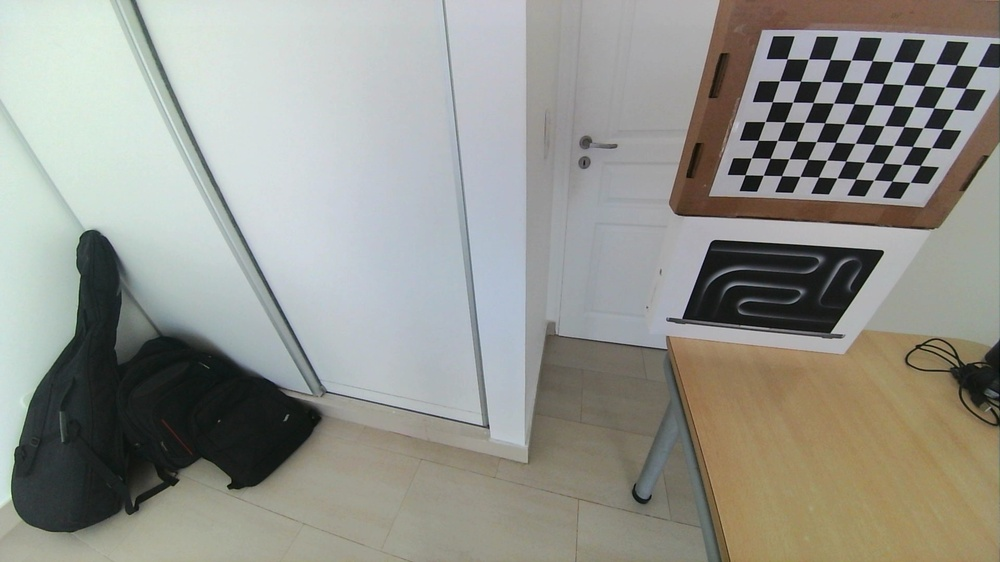
#> input picture Reunion-2/tp2_reconstruccion_3d_o3d/data/stereo/calib/calib_left_0.jpg, 1000 x 562 px, shrunk from 1920 x 1080 before the run; its folder holds only this picture in this run
$ python mono.py   (older library calls are emulated)
#> lines starting #> are read from the running program, lines starting #| are printed output that depends on the picture
### Reunion-2/tp2_reconstruccion_3d_o3d/calib.py
import numpy as np
import cv2
import glob


# [50 lines left out: function draw_checkerboard, not called in this run]


def detect_board(CHECKERBOARD, gray, criteria=None, subpix_win=(5, 5)):

    # shape = gray.shape[::-1]
    # gray = cv2.blur(gray, (5, 5))

    # Find the chess board corners
    # If desired number of corners are found in the image then ret = true
    ret, corners = cv2.findChessboardCorners(
        gray,
        CHECKERBOARD,
        cv2.CALIB_CB_ADAPTIVE_THRESH + cv2.CALIB_CB_FAST_CHECK + cv2.CALIB_CB_NORMALIZE_IMAGE
    )

    if ret:
        # we've found the corners
        # let's refine its coordinates
        # objpoints.append(objp)
        if criteria is None:
            criteria = (cv2.TERM_CRITERIA_EPS + cv2.TERM_CRITERIA_MAX_ITER, 30, 0.001)

        # refining pixel coordinates for given 2d points.
        corners = cv2.cornerSubPix(gray, corners, subpix_win, (-1, -1), criteria)
        # pass
        # imgpoints.append(corners2)

    return ret, corners


def board_points(checkerboard):
    # Defining the world coordinates for 3D points
    objp = np.zeros((1, checkerboard[0] * checkerboard[1], 3), np.float32)
    objp[0, :, :2] = np.mgrid[0:checkerboard[0], 0:checkerboard[1]].T.reshape(-1, 2)

    return objp


# [85 lines left out: functions detect_boards, do_calib, not called in this run]


# [13 lines that do not run on import are left out]

### Reunion-2/tp2_reconstruccion_3d_o3d/utils.py

def np_print(np_array):
    h, w = np_array.shape
    if h == 1 or w == 1:
        num_fmt = "{:.6f}"
    else:
        num_fmt = "{:.3f}"

    str_array = "[\n" + ",\n".join([
        "\t[" + ",\t".join([num_fmt.format(v).rjust(10, ' ') for v in row]) + "]"
        for row in np_array
    ]) + "\n]"
    ret = "np.array(" + str_array + ")"
    return ret


def numeric_sort(file_name):
    return int(file_name.split("_")[-1].split(".")[0])

### Reunion-2/tp2_reconstruccion_3d_o3d/mono.py
import glob
import os
import cv2
import pickle
import calib
from utils import numeric_sort, np_print


def calibrate(
        calib_images_directory,
        checkerboard,
        square_size,
        output_file,
):
    checkerboard = checkerboard
    checkerboard_world_points_mm = square_size * calib.board_points(checkerboard)

    files_pattern = "*.jpg"

    file_names = sorted(
        glob.glob(
            os.path.join(calib_images_directory, files_pattern)
        ),
        key=numeric_sort
    )


    num_images = len(file_names)

    image_size = None

    images_points = []
    world_points_mm = []

    for file_name in file_names:

        print("processing", file_name)

        # images
        image = cv2.imread(file_name, cv2.IMREAD_GRAYSCALE)

        # get the images sizes
        size = (image.shape[1], image.shape[0])

        if image_size is None:
            # remembers the images size
            image_size = size
        else:
            if image_size != size:
                raise Exception(f"there are images with different sizes: {image_size} vs {size}")

        # finds the checkerboard in each image
        found, corners = calib.detect_board(checkerboard, image)

        if not found:
            print("warning, checkerboard was not found")
            continue

        images_points.append(corners)
        world_points_mm.append(checkerboard_world_points_mm)

    if len(images_points) < 10:
        print("not enough images found. can't calibrate")

    world_points_mm = [p.reshape(-1, 3) for p in world_points_mm]
    images_points = [p.reshape(-1, 2) for p in images_points]

    ret, K, dist, rvecs, tvecs = cv2.calibrateCamera(
        world_points_mm,
        images_points,
        image_size, None, None
    )

    to_print = [

        "# Camera Intrinsics:",
        ("K", K),
        ("dist", dist),


    ]
    print("# CALIBRATION")
    for line in to_print:

        if isinstance(line, str):
            print(line)
        else:
            var_name, np_array = line
            print(f"{var_name} = {np_print(np_array)}\n")

    calibration_results = {
        'K': K,
        'dist': dist,
        "image_size": image_size
    }

    with open(output_file, "wb") as f:
        f.write(pickle.dumps(calibration_results))

    return calibration_results

def create_rectifying_maps(
    calibration_results,
    output_file,
):

    K = calibration_results['K']
    dist = calibration_results['dist']
    image_size = calibration_results['image_size']

    alpha = 0
    new_K, roi = cv2.getOptimalNewCameraMatrix(K, dist, image_size, alpha, image_size)

    print("creating undistortion maps...")
    map_x, map_y = cv2.initUndistortRectifyMap(K, dist, None, new_K, image_size, cv2.CV_32FC1)

    maps = {

        # undistorting maps
        "map_x": map_x,
        "map_y": map_y,

        "image_size": image_size

    }

    with open(output_file, "wb") as f:
        f.write(pickle.dumps(maps))

    return maps


def do_calibration(
        checkerboard,
        square_size,
        calib_images_dir,
        calib_results_dir
):
    calib_file = os.path.join(calib_results_dir, "mono_calibration.pkl")
    undistort_maps_file = os.path.join(calib_results_dir, "mono_maps.pkl")

    print("calibrating...")
    if os.path.exists(
            calib_file
    ):
        with open(calib_file, "rb") as f:
            calib_results = pickle.loads(f.read())
    else:
        calib_results = calibrate(
            calib_images_dir,
            checkerboard,
            square_size,
            calib_file
        )
#> in calibrate, `image = cv2.imread(file_name, cv2.IMREAD_GRAYSCALE)`:
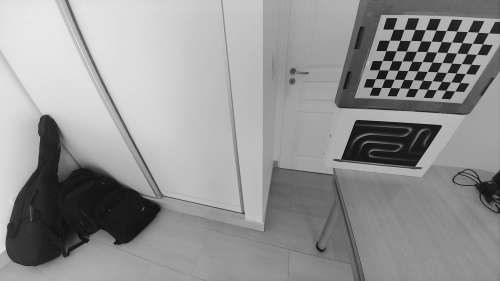
#> image: shape (562, 1000) (shown at 1/2 size); min 0, max 235, mean 147.2
#> in detect_board, `ret, corners = cv2.findChessboardCorners( gray, CHECKERBOARD, cv2.CALI..`: ret = True; corners = 70 rows, first 8: [787, 58.86], [808.4, 59.13], [830, 59.45], [851.2, 60.07], [872.1, 60.7], [892.8, 61.54], [914.1, 62.55], [935.4, 63.74]
#> in detect_board, `corners = cv2.cornerSubPix(gray, corners, subpix_win, (-1, -1), criter..`: corners = 70 rows, first 8: [787, 58.83], [808.4, 59.13], [829.9, 59.43], [851.2, 60.1], [872.2, 60.67], [892.8, 61.54], [914.2, 62.53], [935.4, 63.76]
#> in calibrate, `found, corners = calib.detect_board(checkerboard, image)`: found = True
#> in calibrate, `images_points = [p.reshape(-1, 2) for p in images_points]`: images_points = 1 point arrays, longest 70 points
#> in calibrate, `ret, K, dist, rvecs, tvecs = cv2.calibrateCamera( world_points_mm, ima..`: ret = 0.284; K = [[376.7, 0, 482.2], [0, 382, 313.8], [0, 0, 1]]; dist = [[0.0074, -0.0358, -0.00629, -0.0019, 0.00684]]; rvecs = ([0.77, 0.276, 0.0138],); tvecs = ([374, -304.1, 449.9],)
#> in calibrate, `to_print = [  "# Camera Intrinsics:", ("K", K), ("dist", dist),   ]`: to_print = ['# Camera Intrinsics:', ('K', [[376.7, 0, 482.2], [0, 382, 313.8], [0, 0, 1]]), ('dist', [[0.0074, -0.0358, -0.00629, -0.0019, 0.00684]])]
#> the loop in calibrate, `for line in to_print: ` made 3 passes
#> (var_name, np_array, h in np_print, w in np_print, num_fmt in np_print) on passes 2 to 3: ('K', [[376.7, 0, 482.2], [0, 382, 313.8], [0, 0, 1]], 3, 3, '{:.3f}'), ('dist', [[0.0074, -0.0358, -0.00629, -0.0019, 0.00684]], 1, 5, '{:.6f}')
#> (printed output is left out)
#> in calibrate, `calibration_results = { 'K': K, 'dist': dist, "image_size": image_size }`: calibration_results = {'K': [[376.7, 0, 482.2], [0, 382, 313.8], [0, 0, 1]], 'dist': [[0.0074, -0.0358, -0.00629, -0.0019, 0.00684]], 'image_size': (1000, 562)}
#> calib_results has the same summary as calibration_results in calibrate

    print("computing undistortion maps...")
    if os.path.exists(
            undistort_maps_file
    ):
        with open(undistort_maps_file, "rb") as f:
            maps = pickle.loads(f.read())
    else:
        maps = create_rectifying_maps(
            calib_results,
            undistort_maps_file
        )
#> in create_rectifying_maps, `K = calibration_results['K']`: K = [[376.7, 0, 482.2], [0, 382, 313.8], [0, 0, 1]]
#> in create_rectifying_maps, `dist = calibration_results['dist']`: dist = [[0.0074, -0.0358, -0.00629, -0.0019, 0.00684]]
#> in create_rectifying_maps, `image_size = calibration_results['image_size']`: image_size = (1000, 562)
#> in create_rectifying_maps, `new_K, roi = cv2.getOptimalNewCameraMatrix(K, dist, image_size, alpha,..`: new_K = [[347.2, 0, 471.1], [0, 380.7, 310.8], [0, 0, 1]]; roi = (0, 0, 999, 561)
#> in create_rectifying_maps, `map_x, map_y = cv2.initUndistortRectifyMap(K, dist, None, new_K, image..`:
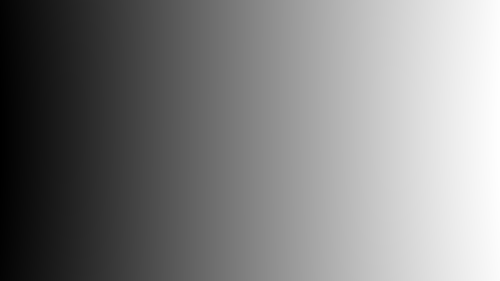
#> map_x: shape (562, 1000) float32 (shown at 1/2 size); min -0.0316, max 999, mean 508.7; drawn with min black and max white
#> in create_rectifying_maps, `map_x, map_y = cv2.initUndistortRectifyMap(K, dist, None, new_K, image..`:
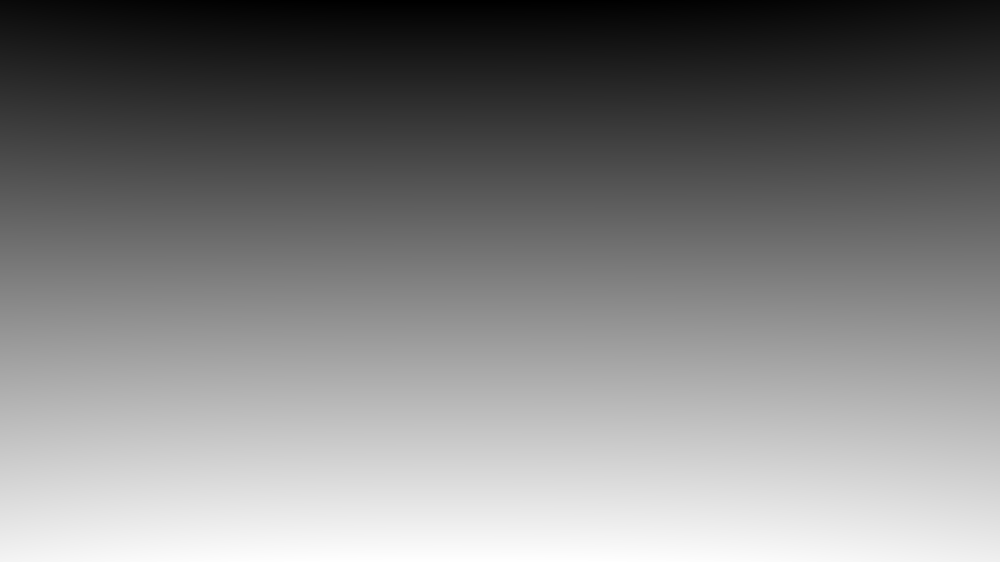
#> map_y: shape (562, 1000) float32; min -0.12, max 561.1, mean 281.5; drawn with min black and max white
#> maps = 3 items

    return calib_results, maps


def undistort(calib_results, maps, input_dir, output_dir):

    image_size = calib_results['image_size']
    map_x = maps['map_x']
    map_y = maps['map_y']

    files_pattern = "*.jpg"


    file_names = sorted(
        glob.glob(
            os.path.join(input_dir, files_pattern)
        ),
        key=numeric_sort
    )

    for file_name in file_names:

        print("processing", file_name)

        # read image
        image = cv2.imread(file_name, cv2.IMREAD_GRAYSCALE)

        # get the images sizes
        size = (image.shape[1], image.shape[0])

        if size != image_size:
            raise Exception(f"capture images sizes differ from calibration?: {size} / calib {image_size}")

        image_rectified = cv2.remap(image, map_x, map_y, cv2.INTER_LINEAR)

        rfile_name = "rect_" + os.path.split(file_name)[1]
        output_file = os.path.join(output_dir, rfile_name)

        print(f"writting undistorted image {rfile_name}...")
        cv2.imwrite(output_file, image_rectified)


if __name__ == "__main__":
    # calibration parameters
    calib_images_dir = "data/mono/calib"
    calib_results_dir = "data/mono"
    checkerboard = (10, 7)
    square_size = 24.2

    # captures
    #captures_dir = "data/mono/captures/budha_board"
    #rectified_dir = "data/mono/captures/rect_budha_board"

    captures_dir = "data/mono/captures/budha_sfm"
    rectified_dir = "data/mono/captures/rect_budha_sfm"

    calib_results, maps = do_calibration(
        checkerboard=checkerboard,
        square_size=square_size,
        calib_images_dir=calib_images_dir,
        calib_results_dir=calib_results_dir
    )
#> calib_results has the same summary as calibration_results in calibrate; maps = 3 items

    undistort(
        calib_results,
        maps,
        captures_dir,
        rectified_dir
    )
#> in undistort, `image_size = calib_results['image_size']`: image_size = (1000, 562)

$ run again, on Reunion-2/tp2_reconstruccion_3d_o3d/data/stereo/calib/calib_left_12.jpg
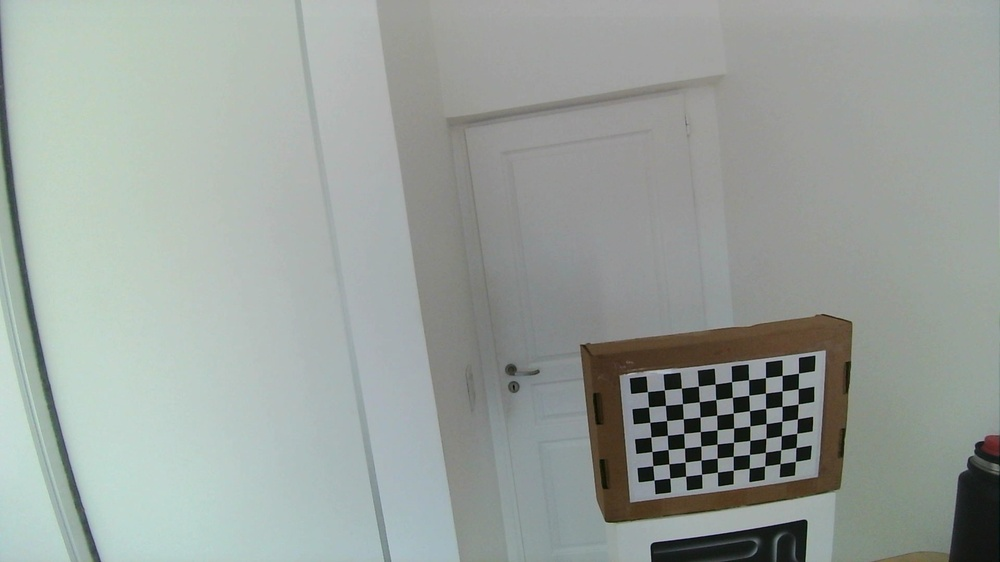
#> input picture Reunion-2/tp2_reconstruccion_3d_o3d/data/stereo/calib/calib_left_12.jpg, 1000 x 562 px, shrunk from 1920 x 1080 before the run
#> in calibrate, `image = cv2.imread(file_name, cv2.IMREAD_GRAYSCALE)`:
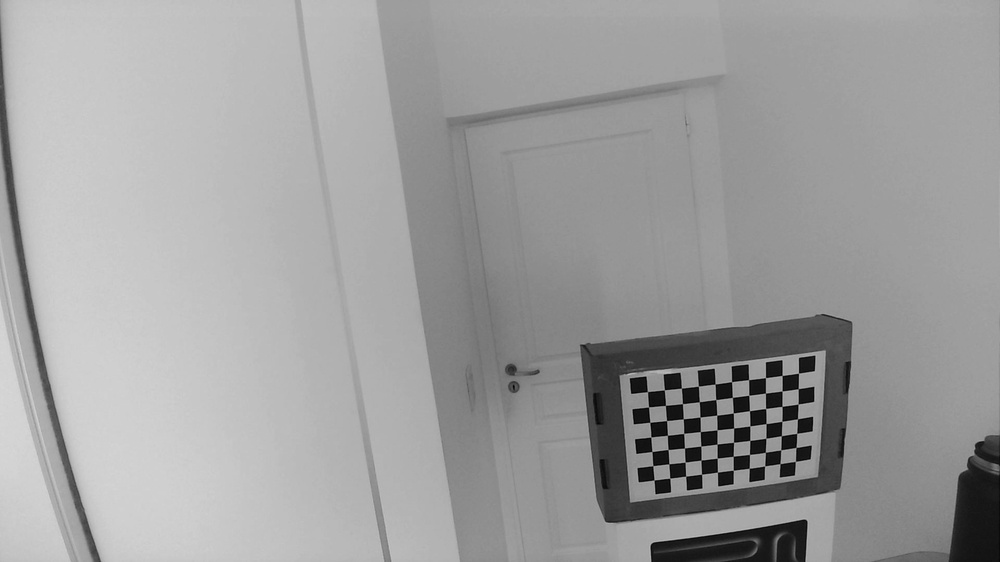
#> image: shape (562, 1000); min 0, max 215, mean 158.1
#> in detect_board, `ret, corners = cv2.findChessboardCorners( gray, CHECKERBOARD, cv2.CALI..`: ret = True; corners = 70 rows, first 8: [647.4, 391.7], [664, 389.9], [681.3, 388], [698.3, 386], [714.9, 384.1], [731.8, 381.8], [748.6, 380.1], [765.4, 377.8]
#> in detect_board, `corners = cv2.cornerSubPix(gray, corners, subpix_win, (-1, -1), criter..`: corners = 70 rows, first 8: [647.4, 391.6], [664.4, 389.8], [681.4, 388.2], [698.4, 386.2], [715.1, 384], [731.5, 381.6], [748.6, 379.6], [765.5, 377.6]
#> in calibrate, `found, corners = calib.detect_board(checkerboard, image)`: found = True
#> images_points = 1 point arrays, longest 70 points
#> in calibrate, `ret, K, dist, rvecs, tvecs = cv2.calibrateCamera( world_points_mm, ima..`: ret = 0.271; K = [[698.7, 0, 534], [0, 695.1, 274.4], [0, 0, 1]]; dist = [[-0.197, 0.482, -0.0318, -0.0428, -1.13]]; rvecs = ([0.229, 0.187, -0.127],); tvecs = ([159.2, 164.9, 930.4],)
#> to_print = ['# Camera Intrinsics:', ('K', [[698.7, 0, 534], [0, 695.1, 274.4], [0, 0, 1]]), ('dist', [[-0.197, 0.482, -0.0318, -0.0428, -1.13]])]
#> the loop in calibrate, `for line in to_print: ` made 3 passes
#> (var_name, np_array, h in np_print, w in np_print, num_fmt in np_print) on passes 2 to 3: ('K', [[698.7, 0, 534], [0, 695.1, 274.4], [0, 0, 1]], 3, 3, '{:.3f}'), ('dist', [[-0.197, 0.482, -0.0318, -0.0428, -1.13]], 1, 5, '{:.6f}')
#> (printed output is left out)
#> calibration_results = {'K': [[698.7, 0, 534], [0, 695.1, 274.4], [0, 0, 1]], 'dist': [[-0.197, 0.482, -0.0318, -0.0428, -1.13]], 'image_size': (1000, 562)}
#> in do_calibration, `calib_results = calibrate( calib_images_dir, checkerboard, square_size..`: calib_results has the same summary as calibration_results in calibrate
#> in create_rectifying_maps, `K = calibration_results['K']`: K = [[698.7, 0, 534], [0, 695.1, 274.4], [0, 0, 1]]
#> in create_rectifying_maps, `dist = calibration_results['dist']`: dist = [[-0.197, 0.482, -0.0318, -0.0428, -1.13]]
#> in create_rectifying_maps, `image_size = calibration_results['image_size']`: image_size = (1000, 562)
#> new_K = [[698.7, 0, 534], [0, 707.3, 269.4], [0, 0, 1]]; roi = (0, 0, 999, 561)
#> in do_calibration, `maps = create_rectifying_maps( calib_results, undistort_maps_file )`: maps = 3 items
#> `calib_results, maps = do_calibration( checkerboard=checkerboard, squar..`: calib_results has the same summary as calibration_results in calibrate
#> in undistort, `image_size = calib_results['image_size']`: image_size = (1000, 562)

$ run again, on Reunion-2/tp2_reconstruccion_3d_o3d/data/stereo/calib/calib_left_13.jpg
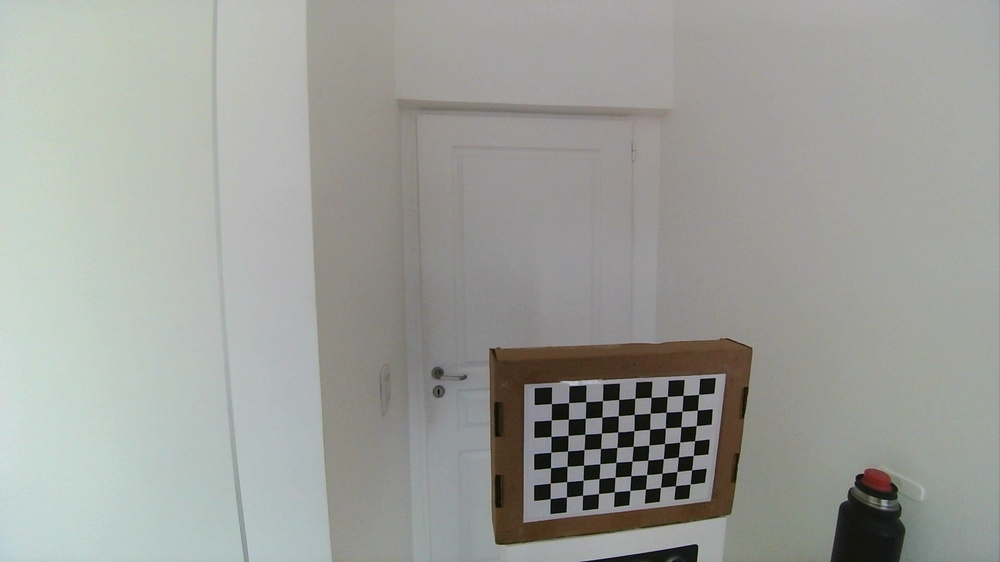
#> input picture Reunion-2/tp2_reconstruccion_3d_o3d/data/stereo/calib/calib_left_13.jpg, 1000 x 562 px, shrunk from 1920 x 1080 before the run
#> in detect_board, `ret, corners = cv2.findChessboardCorners( gray, CHECKERBOARD, cv2.CALI..`: ret = True; corners = 70 rows, first 8: [551.5, 403.5], [568.4, 402.4], [585.7, 402.1], [602, 401], [618.8, 399.4], [635, 398], [650.8, 397.3], [667.3, 396.4]
#> in detect_board, `corners = cv2.cornerSubPix(gray, corners, subpix_win, (-1, -1), criter..`: corners = 70 rows, first 8: [551.4, 403.6], [568.6, 402.6], [585.7, 401.7], [602.4, 400.6], [618.7, 399.5], [634.8, 398.2], [651.1, 397.4], [667.4, 396.4]
#> in calibrate, `found, corners = calib.detect_board(checkerboard, image)`: found = True
#> images_points = 1 point arrays, longest 70 points
#> in calibrate, `ret, K, dist, rvecs, tvecs = cv2.calibrateCamera( world_points_mm, ima..`: ret = 0.27; K = [[88.48, 0, 507.3], [0, 88.72, 277], [0, 0, 1]]; dist = [[-0.000391, 7.56e-05, -0.00157, -0.00366, -1.25e-05]]; rvecs = ([0.0339, -0.0174, -0.0205],); tvecs = ([61.88, 174.8, 121],)
#> to_print = ['# Camera Intrinsics:', ('K', [[88.48, 0, 507.3], [0, 88.72, 277], [0, 0, 1]]), ('dist', [[-0.000391, 7.56e-05, -0.00157, -0.00366, -1.25e-05]])]
#> the loop in calibrate, `for line in to_print: ` made 3 passes
#> (var_name, np_array, h in np_print, w in np_print, num_fmt in np_print) on passes 2 to 3: ('K', [[88.48, 0, 507.3], [0, 88.72, 277], [0, 0, 1]], 3, 3, '{:.3f}'), ('dist', [[-0.000391, 7.56e-05, -0.00157, -0.00366, -1.25e-05]], 1, 5, '{:.6f}')
#> (printed output is left out)
#> calibration_results = {'K': [[88.48, 0, 507.3], [0, 88.72, 277], [0, 0, 1]], 'dist': [[-0.000391, 7.56e-05, -0.00157, -0.00366, -1.25e-05]], 'image_size': (1000, 562)}
#> in do_calibration, `calib_results = calibrate( calib_images_dir, checkerboard, square_size..`: calib_results has the same summary as calibration_results in calibrate
#> in create_rectifying_maps, `K = calibration_results['K']`: K = [[88.48, 0, 507.3], [0, 88.72, 277], [0, 0, 1]]
#> in create_rectifying_maps, `image_size = calibration_results['image_size']`: image_size = (1000, 562)
#> new_K = [[88.48, 0, 507.3], [0, 89.25, 275.3], [0, 0, 1]]; roi = (0, 0, 999, 561)
#> in create_rectifying_maps, `map_x, map_y = cv2.initUndistortRectifyMap(K, dist, None, new_K, image..`:
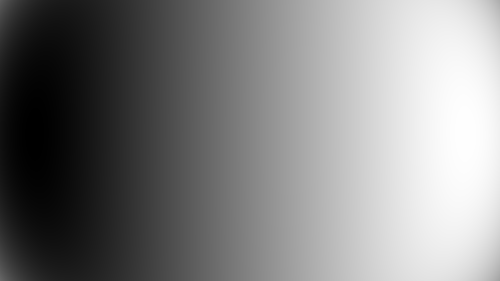
#> map_x: shape (562, 1000) float32 (shown at 1/2 size); min 110.4, max 857.9, mean 491.8; drawn with min black and max white
#> in create_rectifying_maps, `map_x, map_y = cv2.initUndistortRectifyMap(K, dist, None, new_K, image..`:
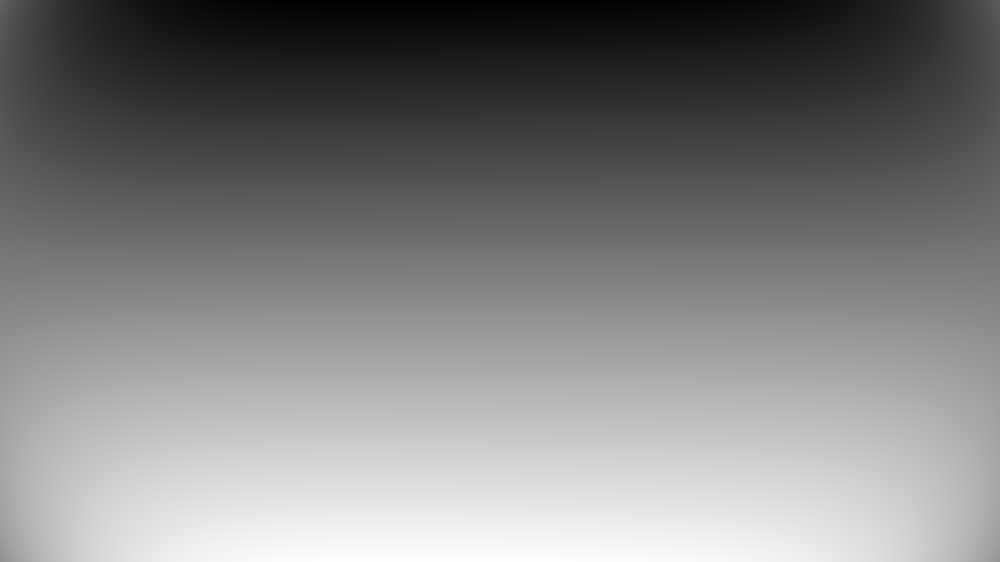
#> map_y: shape (562, 1000) float32; min -0.0429, max 555.1, mean 278.5; drawn with min black and max white
#> in do_calibration, `maps = create_rectifying_maps( calib_results, undistort_maps_file )`: maps = 3 items
#> `calib_results, maps = do_calibration( checkerboard=checkerboard, squar..`: calib_results has the same summary as calibration_results in calibrate
#> in undistort, `image_size = calib_results['image_size']`: image_size = (1000, 562)
